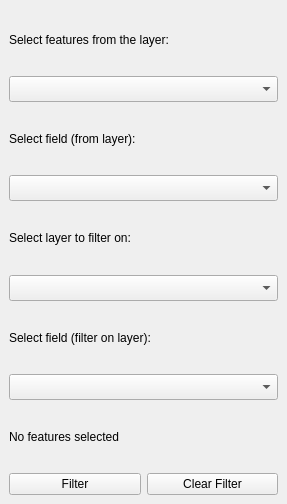
<?xml version="1.0" encoding="UTF-8"?>
<ui version="4.0">
 <class>DockWidget</class>
 <widget class="QDockWidget" name="DockWidget">
  <property name="geometry">
   <rect>
    <x>0</x>
    <y>0</y>
    <width>287</width>
    <height>504</height>
   </rect>
  </property>
  <property name="windowTitle">
   <string>Filter by selection</string>
  </property>
  <widget class="QWidget" name="dockWidgetContents">
   <layout class="QGridLayout" name="gridLayout">
    <item row="4" column="0" colspan="2">
     <widget class="QgsFieldComboBox" name="from_field_cb">
      <property name="sizePolicy">
       <sizepolicy hsizetype="Expanding" vsizetype="Fixed">
        <horstretch>0</horstretch>
        <verstretch>0</verstretch>
       </sizepolicy>
      </property>
      <property name="font">
       <font>
        <family>Roboto</family>
        <pointsize>11</pointsize>
       </font>
      </property>
     </widget>
    </item>
    <item row="10" column="0">
     <widget class="QPushButton" name="filter_button">
      <property name="text">
       <string>Filter</string>
      </property>
     </widget>
    </item>
    <item row="7" column="0" colspan="2">
     <widget class="QLabel" name="selectAttributeFrom_2">
      <property name="text">
       <string>Select field (filter on layer):</string>
      </property>
     </widget>
    </item>
    <item row="2" column="0" colspan="2">
     <widget class="QgsMapLayerComboBox" name="from_layer_cb">
      <property name="sizePolicy">
       <sizepolicy hsizetype="Expanding" vsizetype="Fixed">
        <horstretch>0</horstretch>
        <verstretch>0</verstretch>
       </sizepolicy>
      </property>
      <property name="font">
       <font>
        <family>Roboto</family>
        <pointsize>11</pointsize>
       </font>
      </property>
     </widget>
    </item>
    <item row="10" column="1">
     <widget class="QPushButton" name="clear_button">
      <property name="text">
       <string>Clear Filter</string>
      </property>
     </widget>
    </item>
    <item row="5" column="0" colspan="2">
     <widget class="QLabel" name="label">
      <property name="text">
       <string>Select layer to filter on:</string>
      </property>
     </widget>
    </item>
    <item row="6" column="0" colspan="2">
     <widget class="QgsMapLayerComboBox" name="filter_layer_cb">
      <property name="sizePolicy">
       <sizepolicy hsizetype="Expanding" vsizetype="Fixed">
        <horstretch>0</horstretch>
        <verstretch>0</verstretch>
       </sizepolicy>
      </property>
      <property name="font">
       <font>
        <family>Roboto</family>
        <pointsize>11</pointsize>
       </font>
      </property>
     </widget>
    </item>
    <item row="3" column="0" colspan="2">
     <widget class="QLabel" name="selectAttributeFrom">
      <property name="text">
       <string>Select field (from layer):</string>
      </property>
     </widget>
    </item>
    <item row="8" column="0" colspan="2">
     <widget class="QgsFieldComboBox" name="filter_field_cb">
      <property name="sizePolicy">
       <sizepolicy hsizetype="Expanding" vsizetype="Fixed">
        <horstretch>0</horstretch>
        <verstretch>0</verstretch>
       </sizepolicy>
      </property>
      <property name="font">
       <font>
        <family>Roboto</family>
        <pointsize>11</pointsize>
       </font>
      </property>
     </widget>
    </item>
    <item row="0" column="0" colspan="2">
     <widget class="QLabel" name="selectFeaturesFrom">
      <property name="text">
       <string>Select features from the layer:</string>
      </property>
     </widget>
    </item>
    <item row="9" column="0" colspan="2">
     <widget class="QLabel" name="features_selected_label">
      <property name="text">
       <string>No features selected</string>
      </property>
     </widget>
    </item>
   </layout>
  </widget>
 </widget>
 <customwidgets>
  <customwidget>
   <class>QgsFieldComboBox</class>
   <extends>QComboBox</extends>
   <header>qgsfieldcombobox.h</header>
  </customwidget>
  <customwidget>
   <class>QgsMapLayerComboBox</class>
   <extends>QComboBox</extends>
   <header>qgsmaplayercombobox.h</header>
  </customwidget>
 </customwidgets>
 <resources/>
 <connections/>
</ui>
